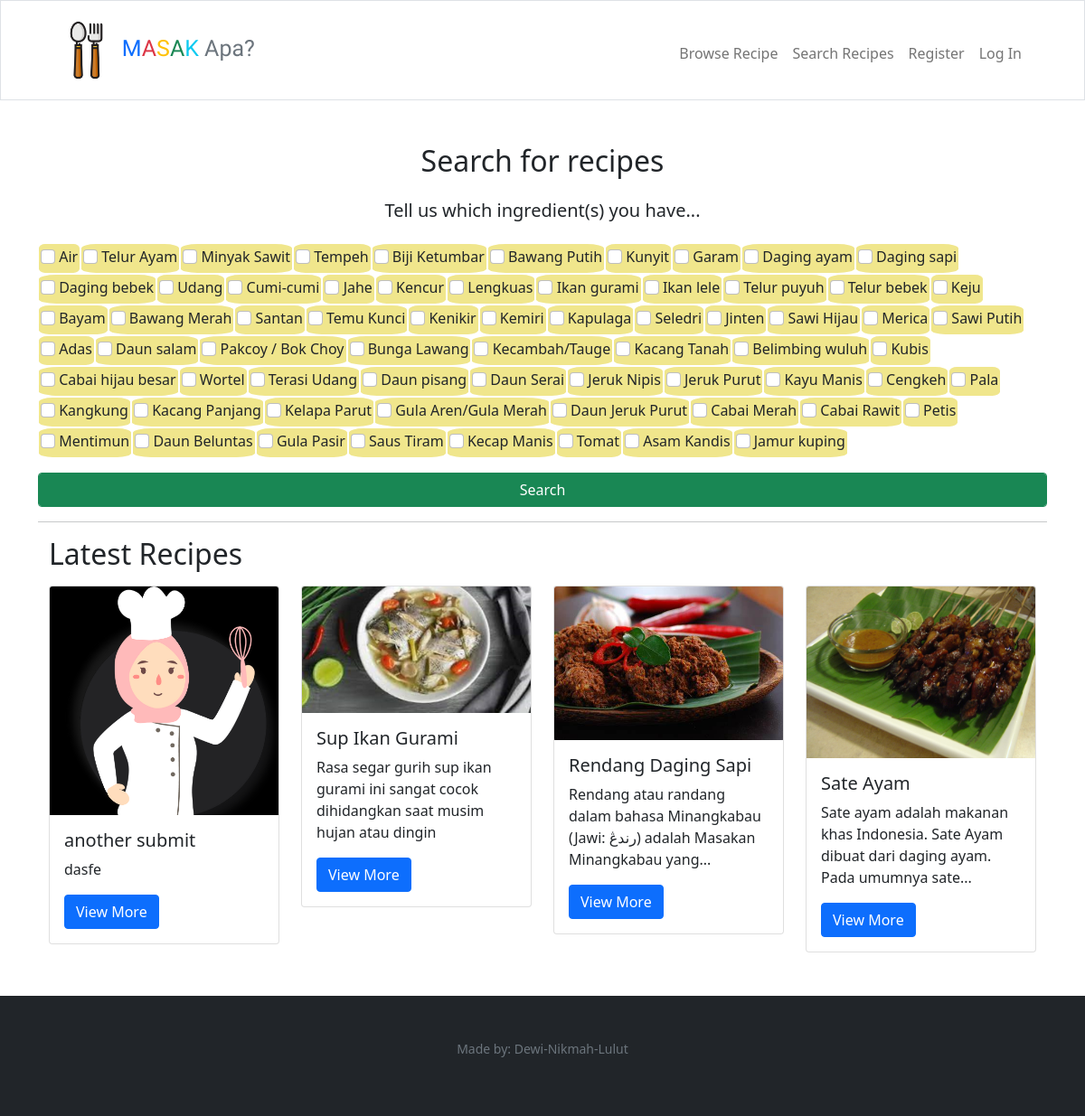
Before: /recipe/search with the older database file.
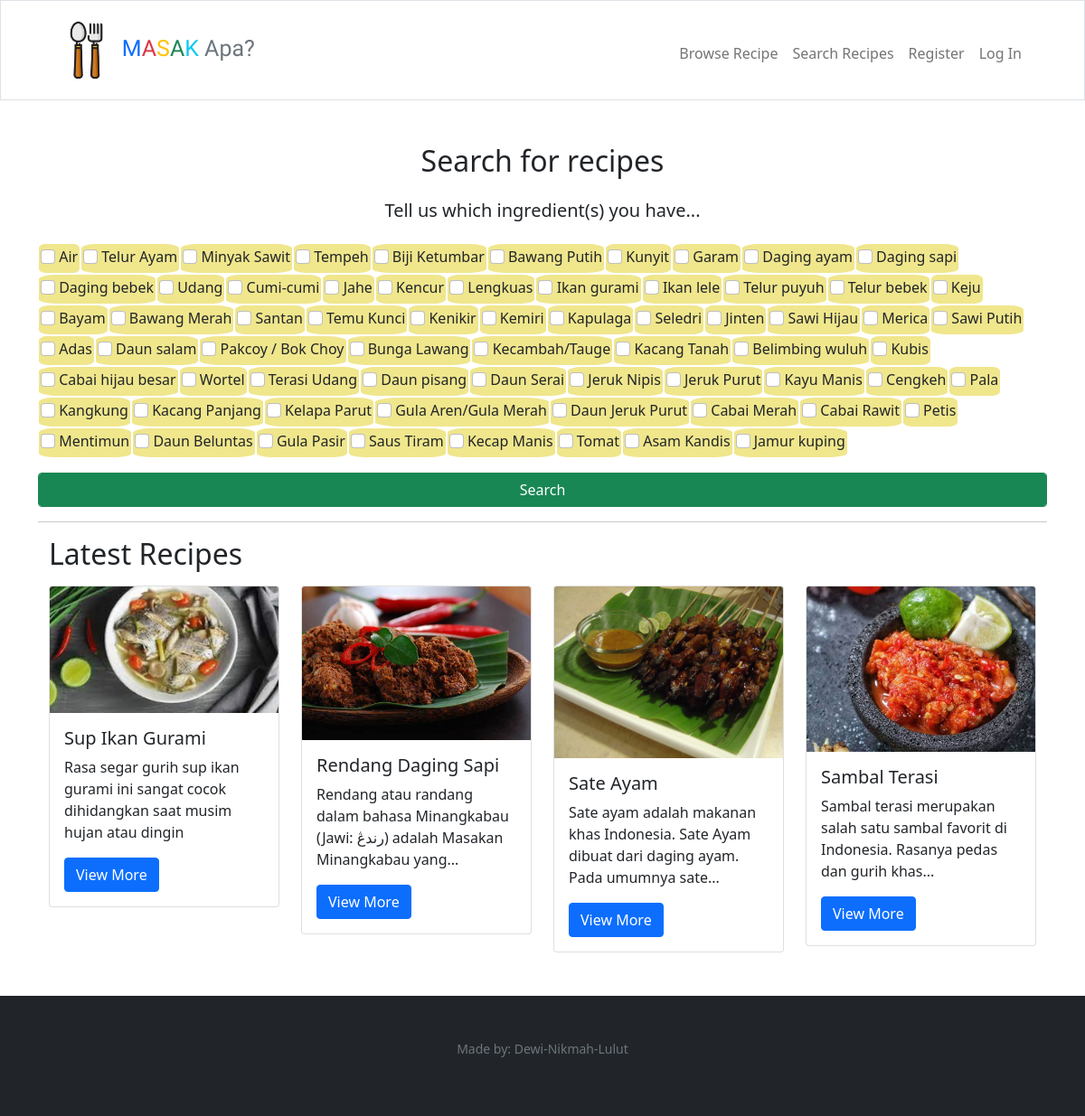
After: the same page with the newer database file.
### tables this page shows
CREATE TABLE "ingredients" (
	"id"	integer NOT NULL,
	"image"	varchar,
	"name"	varchar NOT NULL,
	"origin_id"	integer NOT NULL,
	"category_id"	integer NOT NULL,
	"description"	text NOT NULL,
	"created_at"	datetime DEFAULT CURRENT_TIMESTAMP,
	"updated_at"	datetime DEFAULT CURRENT_TIMESTAMP,
	"img_src"	TEXT,
	PRIMARY KEY("id" AUTOINCREMENT),
	FOREIGN KEY("category_id") REFERENCES "categories"("id") on delete cascade on update cascade,
	FOREIGN KEY("origin_id") REFERENCES "origins"("id") on delete cascade on update cascade
);

CREATE TABLE "recipes" (
	"id"	integer NOT NULL,
	"name"	TEXT NOT NULL,
	"origin_id"	integer NOT NULL,
	"image"	varchar,
	"created_at"	datetime DEFAULT CURRENT_TIMESTAMP,
	"updated_at"	datetime DEFAULT CURRENT_TIMESTAMP,
	"description"	TEXT,
	"img_src"	TEXT,
	"recipe_src"	TEXT,
	PRIMARY KEY("id" AUTOINCREMENT),
	FOREIGN KEY("origin_id") REFERENCES "origins"("id") on delete cascade on update cascade
);

### app.py (the view, shortened to what this page needs)
@app.route("/recipe/search", methods=["GET", "POST"])
def recipe_search():
    global search_result
    if request.method == "GET":
        ingredients = db.execute("select * from ingredients")
        latest_recipes = db.execute("select recipes.id, recipes.name as recipe_name, recipes.image, recipes.description, recipe_ingredients.qty, instructions.instructions, units.name as unit_name from recipes inner join recipe_ingredients on recipes.id = recipe_ingredients.recipe_id inner join ingredients on recipe_ingredients.ingredients_id = ingredients.id inner join units on recipe_ingredients.unit_id = units.id inner join instructions on recipes.id = instructions.recipe_id group by recipes.id order by recipes.created_at desc limit 4")
        search_result.clear()
        return render_template("search_recipes.html", ingredients=ingredients, latest_recipes=latest_recipes)

### app.py (called while the page is built)
@app.after_request
def after_request(response):
    response.headers["Cache-Control"] = "no-cache, no-store, must-revalidate"
    response.headers["Expires"] = 0
    response.headers["Pragma"] = "no-cache"
    return response

### templates/search_recipes.html (shortened to what this page needs)
{% extends "layout.html" %} {% block title %} Home {% endblock %} {% block main
%}
<div class="container">
  <div class="row">
    <h2 class="text-center">Search for recipes</h2>
    <h5 class="text-center mt-3">Tell us which ingredient(s) you have...</h5>
    <form action="/recipe/search" method="post" enctype="multipart/form-data">
      <div class="col-md-12 mt-3">
        <div style="display: flex; flex-wrap: wrap">
          {% for ingredient in ingredients %}
          <div
            style="
              background-color: khaki;
              margin: 1px 1px 1px 1px;
              padding: 2px;
              border-radius: 15%;
            "
          >
            <input
              type="checkbox"
              name="ingredients"
              id="{{ ingredient['name'] }}"
              value="{{ ingredient['id'] }}"
              class="form-check-input mb-2"
            />
            <label class="form-check-label" for="ingredient">
              {{ ingredient['name'] }}</label
            >
          </div>
          {% endfor %}
        </div>
      </div>
      <div class="form-group mt-3">
        <button
          class="btn btn-success form-control"
          type="submit"
          value="submit"
        >
          Search
        </button>
      </div>
    </form>
  </div>
  <hr />
  <div class="container-lg mt-3">
    <h2>Latest Recipes</h2>
    <div class="row mt-2">
      {% for latest_recipe in latest_recipes %}
      <div class="col-lg-3 mt-2">
        <div class="card" style="width: 100%">
          <img
            src="/static/uploads/{{ latest_recipe['image'] }}"
            class="card-img-top card-size"
            alt="IoT course thumbnail"
          />
          <div class="card-body">
            <h5 class="card-title">{{ latest_recipe["recipe_name"] }}</h5>
            <p class="card-text">
              {{ latest_recipe["description"]|truncate(100) }}
            </p>
            <a
              href="/recipe/show/{{ latest_recipe['id'] }}"
              class="btn btn-primary"
              >View More</a
            >
          </div>
        </div>
      </div>
      {% endfor %}
    </div>
    <div class="spacing p-4"></div>
  </div>
</div>
{% endblock %}

Changed rows visible on the page:
removed recipes: image (picture), recipe_name "another submit", description "dasfe"
now on this page (row unchanged): recipes: image (picture), recipe_name "Sambal Terasi", description "Sambal terasi merupakan salah satu sambal favorit di Indonesia. Rasanya pedas dan gurih khas..."
